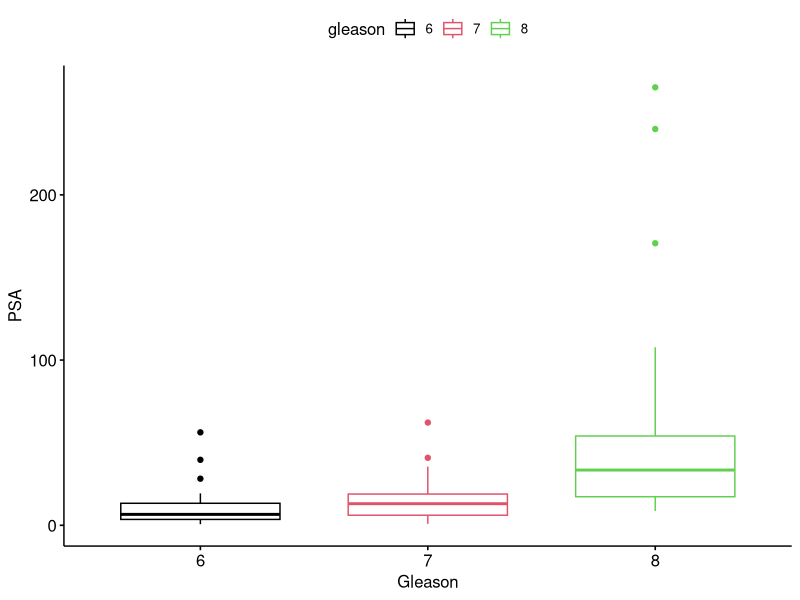
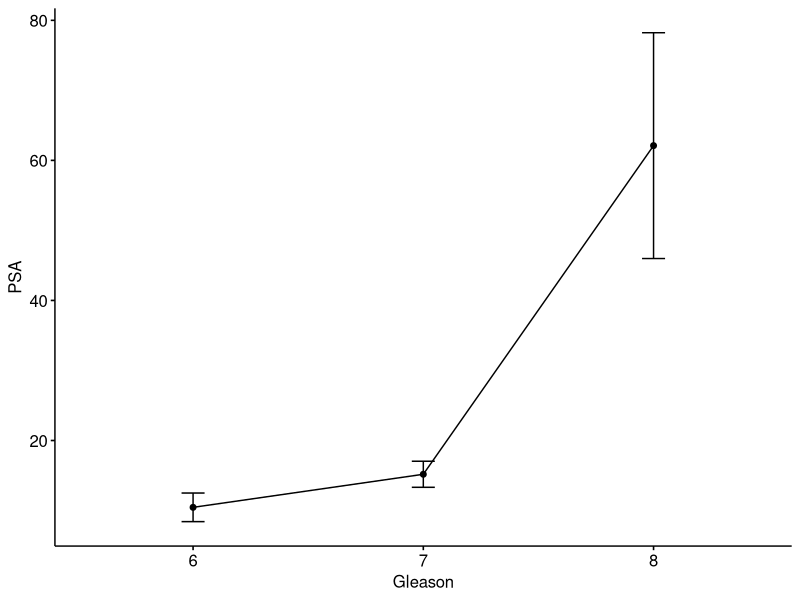
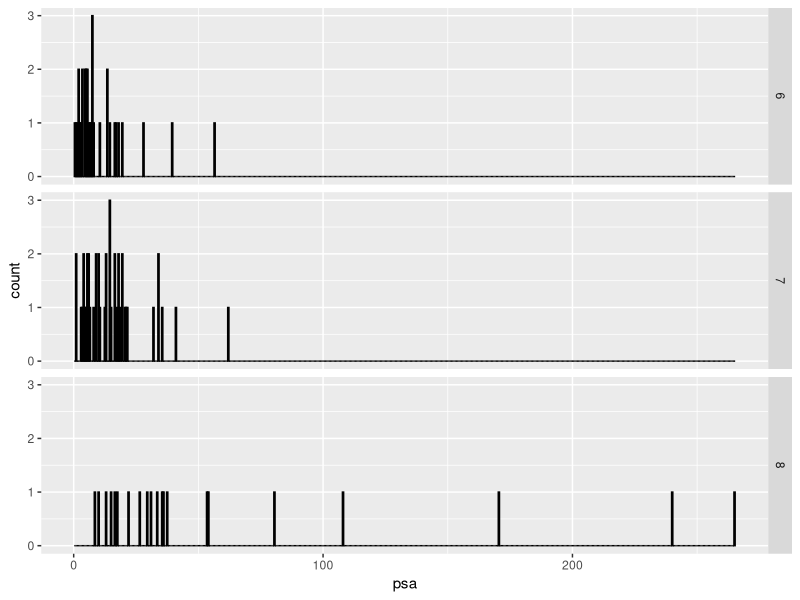
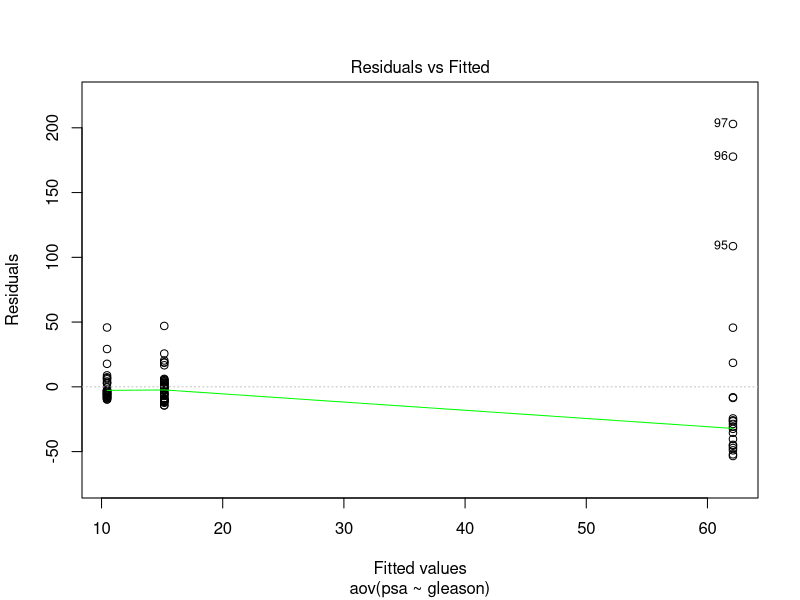
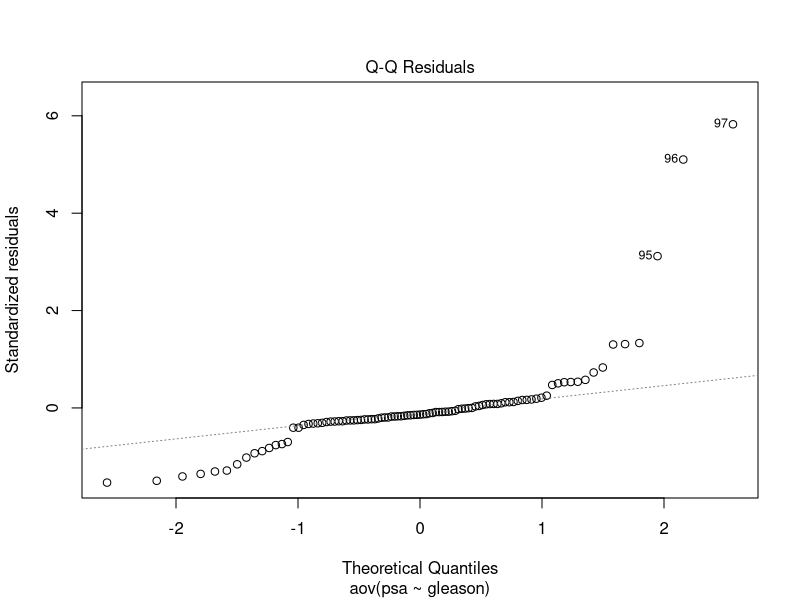

Write R code to recreate these figures, in order.
## ---- chunk 1
knitr::opts_chunk$set(echo = TRUE)
library(dplyr)
library(ggpubr)
library(multcomp)
library(car)
library(sqldf)
## ---- chunk 2
raw_data = read.csv('prostate.csv')
raw_data[,'gleason'] = factor(raw_data[,'gleason'])
res.aov = aov(psa ~ gleason, data=raw_data)
summary(res.aov)
## ---- chunk 3
# tak a random sample for good measure
set.seed(1234)
dplyr::sample_n(raw_data, 10)
levels(raw_data$gleason)
#show some group stats
group_by(raw_data, gleason) %>% summarise(
  count = n(),
  mean = mean(psa, na.rm = TRUE),
  sd = sd(psa, na.rm = TRUE)
)
ggboxplot(raw_data, x='gleason', y='psa', color = 'gleason',
          palette=palette(rainbow(length(levels(raw_data$gleason)))),
          ylab = 'PSA', xlab = 'Gleason'
          )

ggline(raw_data, x = 'gleason', y = 'psa', 
       add = c('mean_se'), #(other values include: mean_sd, mean_ci, median_iqr,jitter ....)
       ylab='PSA', xlab='Gleason')

ggplot(raw_data, aes(x=psa)) + geom_histogram(binwidth=.5, colour="black", fill="white") + 
    facet_grid(gleason ~ .) 
## ---- chunk 4
TukeyHSD(res.aov)
## ---- chunk 5
summary(glht(res.aov, linfct = mcp(gleason = 'Tukey')))

## ---- chunk 6
pairwise.t.test(raw_data$psa, raw_data$gleason,
                p.adjust.method = 'BH')

## ---- chunk 7
plot(res.aov, 1)
## ---- chunk 8
leveneTest(psa ~ gleason, data=raw_data)
## ---- chunk 9
oneway.test(psa ~ gleason, data = raw_data)
pairwise.t.test(raw_data$psa, raw_data$gleason, p.adjust.method = 'BH', pool.sd = FALSE)
## ---- chunk 10
# Q-Q plot of residuals
plot(res.aov, 2)

# Extract the residuals 
aov_residuals = residuals(object = res.aov)

#Shapiro-Wilke on residuals
shapiro.test(x = aov_residuals)
## ---- chunk 11
kruskal.test(psa ~ gleason, data=raw_data)
